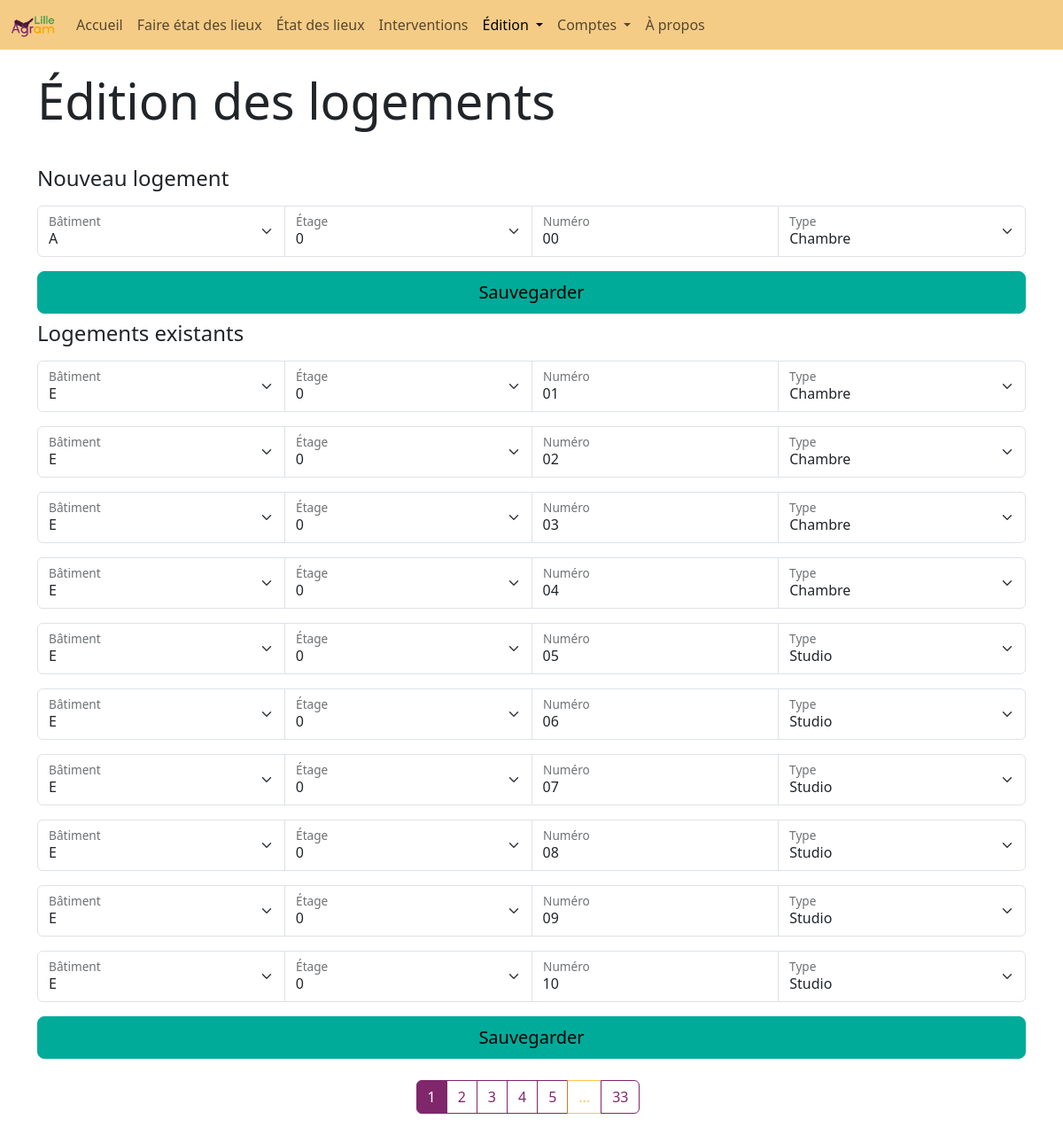
The app's page /modifier_logements (signed in) with its own data.
### website/models.py (models this page shows)
class Logement(db.Model):
    __tablename__ = "logement"
    id = db.Column(db.Integer, primary_key=True)
    batiment = db.Column(db.String(3))
    etage = db.Column(db.Integer)
    numero = db.Column(db.String(4))
    type_logement = db.Column(db.Integer)

### website/blueprints/edition.py (the view)
@edition.route('modifier_logements', methods = ['GET', 'POST'])
@login_required
def modifier_logements():
    i_page_pagination = request.args.get('pagination')
    if i_page_pagination is None:
        i_page_pagination = 0
    else:
        i_page_pagination = int(i_page_pagination)
    if request.method == 'POST':
        form = request.form
        updateLogements(form)
    Logements = db.session.query(Logement, TypeLogement).where(Logement.type_logement == TypeLogement.id).all()
    Logements, ListeBoutton = pagination(Logements, i_page_pagination, current_user.max_item_par_page)
    TypesLogements = db.session.query(TypeLogement).all()
    return render_template('modifier_logements.html', active=activePage(5), TypesLogements=TypesLogements,  user=current_user, Logements=Logements, ListeBoutton=ListeBoutton)

### website/__init__.py (called while the page is built)
def create_app():
    app = Flask(__name__)
    secrey_key = uuid.uuid4().hex
    app.config['SECRET_KEY'] = "meow" #secrey_key
    app.config['SQLALCHEMY_DATABASE_URI'] = f'sqlite:///{DB_NAME}'
    db.init_app(app)
    from .blueprints.views import views
    from .blueprints.auth import auth
    from .blueprints.edition import edition
    from .blueprints.edl import edl
    app.register_blueprint(views, url_prefix = '/')
    app.register_blueprint(auth, url_prefix = '/')
    app.register_blueprint(edition, url_prefix = '/')
    app.register_blueprint(edl, url_prefix = '/')
    from .models import User
    with app.app_context():
        db.create_all()
    login_manager = LoginManager()
    login_manager.login_view = 'auth.login'
    login_manager.init_app(app)
    @login_manager.user_loader
    def load_user(id):
        return User.query.get(int(id))
    return app

### website/functions.py (called while the page is built)
def activePage(id: int) -> ...:
    len = 20
    active = len * ['']
    active[id] = 'active'
    return active

### website/templates/edition/modifier_logements.html (shortened to what this page needs)
{% extends "base.html" %}
{% block content %}
<br>
<h1 class="display-4">Édition des logements</h1>
<br>
<form method="post">
<div class="form-group">
  <ul class="list-group list-group-flush">
    <h4 class="mb-3">Nouveau logement</h4>
        <div class="row g-2">
          <div class="input-group mb-3">
            <div class="form-floating col-md-2">
              <select id="batiment" name="nouveau.batiment" class="form-select">
                {% for bat in ['A', 'B', 'C', 'D', 'E', 'F', 'TA', 'TB'] %}
                  <option value="{{bat}}">{{bat}}</option>
                {% endfor %}
              </select>
              <label for="batiment">Bâtiment</label>
            </div>
            <div class="form-floating col-md-2">
              <select id="etage" name="nouveau.etage" class="form-select">
                {% for etage in [0, 1, 2, 3, 4, 5, 6] %}
                  <option value="{{etage}}">{{etage}}</option>
                {% endfor %}
              </select>
              <label for="etage">Étage</label>
            </div>
            <div class="form-floating col-md-2">
              <input type="text" class="form-control" name="nouveau.numero" id="num" placeholder="Numéro" value="00">
              <label for="num">Numéro</label>
            </div>
            <div class="form-floating col-md-6">
              <select id="type" name="nouveau.type" class="form-select">
                {% for type in TypesLogements %}
                    <option value="{{type.id}}">{{type.type}}</option>
                {% endfor %}
              </select>
              <label for="type">Type</label>
            </div>
          </div>
        </div>
        <div class="list-group">
          <button type="submit" class="btn btn-success btn-lg btn-block">Sauvegarder</button>
        </div>
    <h4 class="mb-3">Logements existants</h4>
    {% for logement in Logements %}
        <div class="row g-2">
          <div class="input-group mb-3">
            <div class="form-floating col-md-2">
              <select id="batiment" name="{{logement.Logement.id}}.batiment" class="form-select">
                {% for bat in ['A', 'B', 'C', 'D', 'E', 'F', 'TA', 'TB'] %}
                  {% if bat == logement.Logement.batiment %}
                    <option value="{{bat}}"selected>{{bat}}</option>
                  {% else %}
                    <option value="{{bat}}">{{bat}}</option>
                  {% endif %}
                {% endfor %}
              </select>
              <label for="batiment">Bâtiment</label>
            </div>
            <div class="form-floating col-md-2">
              <select id="etage" name="{{logement.Logement.id}}.etage" class="form-select">
                {% for etage in [0, 1, 2, 3, 4, 5, 6] %}
                  {% if etage == logement.Logement.etage %}
                    <option value="{{etage}}"selected>{{etage}}</option>
                  {% else %}
                    <option value="{{etage}}">{{etage}}</option>
                  {% endif %}
                {% endfor %}
              </select>
              <label for="etage">Étage</label>
            </div>
            <div class="form-floating col-md-2">
              <input type="text" class="form-control" id="num" name="{{logement.Logement.id}}.numero" placeholder="Numéro" value="{{logement.Logement.numero}}">
              <label for="num">Numéro</label>
            </div>
            <div class="form-floating col-md-6">
              <select id="inputType" name="{{logement.Logement.id}}.type" class="form-select">
                {% for type in TypesLogements %}
                    {% if type.id == logement.Logement.type_logement %}
                        <option value="{{type.id}}" selected>{{type.type}}</option>
                    {% else %}
                        <option value="{{type.id}}">{{type.type}}</option>
                    {% endif %}
                {% endfor %}
              </select>
              <label for="inputType">Type</label>
            </div>
          </div>
      </div>
    {% endfor %}
</div>
<div class="list-group">
  <button type="submit" class="btn btn-success btn-lg btn-block">Sauvegarder</button>
</div>
</form>
{% include "pagination.html" %}
{% endblock %}

### website/templates/base.html (shortened to what this page needs)
<!DOCTYPE html>
<html lang="fr" data-bs-theme="{{user.mode}}">
    <head>
        <link href="{{ url_for('static', filename='bootstrap/scss/bootstrap.css')}}" rel="stylesheet">
        <link href="{{ url_for('static', filename='css/sign.css')}}" rel="stylesheet">
    </head>
    <body>
        {% if user.is_authenticated %}
        <nav class="navbar navbar-expand-lg fixed-top" style="background-color: {{user.accent_color}}">
        {% else %}
        <nav class="navbar navbar-expand-lg fixed-top" style="background-color: #bdbde2">
        {% endif %}
            <div class="container-fluid">
                <a class="navbar-brand" href="#"><img style="max-height: 50px; max-width: 50px;" src="{{ url_for('static', filename='media/agraml.png') }}"></a>
                <div class="collapse navbar-collapse" id="navbarNavDropdown">
                    <ul class="navbar-nav">
                        {% if user.is_authenticated %}
                        <li class="nav-item">
                            <a class="nav-link {{active[0]}}" href="/accueil">Accueil</a>
                        </li>
                        <li class="nav-item">
                            <a class="nav-link {{active[1]}}" href="/recherche">Faire état des lieux</a>
                        </li>
                        <li class="nav-item">
                            <a class="nav-link {{active[2]}}" href="/historique">État des lieux</a>
                        </li>
                        <li class="nav-item">
                            <a class="nav-link {{active[13]}}" href="/interventions">Interventions</a>
                        </li>
                        <li class="nav-item dropdown">
                            <a class="nav-link dropdown-toggle {{active[3]+active[4]+active[5]+active[6]+active[7]}}" href="#" role="button" data-bs-toggle="dropdown" aria-expanded="false">
                                Édition
                            </a>
                        </li>
                        <li class="nav-item dropdown">
                            <a class="nav-link dropdown-toggle {{active[8]+active[9]+active[10]}}" href="#" role="button" data-bs-toggle="dropdown" aria-expanded="false">
                                Comptes
                            </a>
                        </li>
                        {% endif %}
                        <li class="nav-item">
                            <a class="nav-link {{active[14]}}" aria-current="page" href="/about">À propos</a>
                        </li>
                    </ul>
                </div>
            </div>
        </nav>
        <div class="container">
          {%block content %}
          {% endblock %}
        </div>
    </body>
</html>

### website/templates/pagination.html
<br>
{% if ListeBoutton %}
    <form method="get">
        <div class="container text-center mb-4">
            <div class="btn-group me-2" role="group">
                {% for Bouton in ListeBoutton %}
                    {% if Bouton.active %}
                        <button type="submit" name="pagination" value="{{Bouton.id_page}}" class="btn btn-primary">{{Bouton.identifiant}}</button>
                    {% elif Bouton.identifiant == '...' %}
                        <button class="btn btn-outline-secondary" disabled>{{Bouton.identifiant}}</button>
                    {% else %}
                        <button type="submit" name="pagination" value="{{Bouton.id_page}}" class="btn btn-outline-primary">{{Bouton.identifiant}}</button>
                    {% endif %}
                {% endfor %}
            </div>
        </div>
    </form>
{% endif %}

### website/templates/base.html (style rules this page uses)
body { padding-top: 56px; }

### records on screen
Logement: batiment+id "E", etage+id "0", Logement.numero "01"
Logement: batiment+id "E", etage+id "0", Logement.numero "02"
Logement: batiment+id "E", etage+id "0", Logement.numero "03"
Logement: batiment+id "E", etage+id "0", Logement.numero "04"
Logement: batiment+id "E", etage+id "0", Logement.numero "05"
Logement: batiment+id "E", etage+id "0", Logement.numero "06"
Logement: batiment+id "E", etage+id "0", Logement.numero "07"
Logement: batiment+id "E", etage+id "0", Logement.numero "08"
Logement: batiment+id "E", etage+id "0", Logement.numero "09"
Logement: batiment+id "E", etage+id "0", Logement.id "10"

### other values on screen
{{ Bouton.identifiant }} "1"
{{ Bouton.identifiant }} "2" "3" "4" "5" "33"
{{ Bouton.identifiant }} "..."
form field value "A"
form field value "0"
form field value "Chambre"
form field value "Studio"
